Frame 1 (no input): blank canvas, image omitted
Frame 60 (no input): blank canvas, image omitted
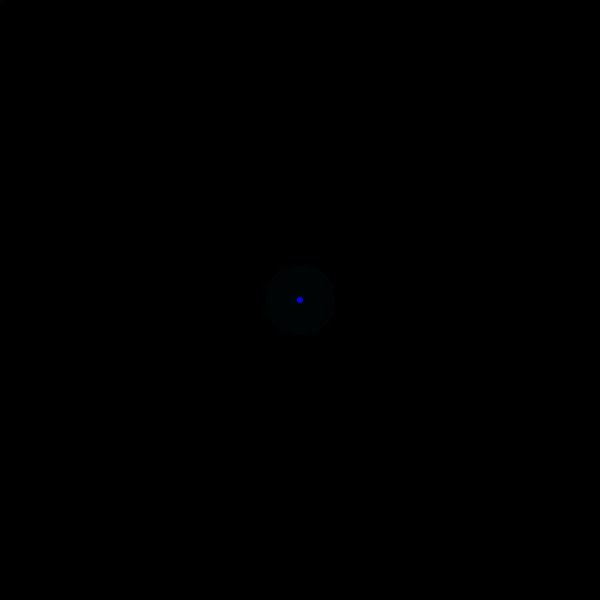
Frame 120 (the mouse pressed at the canvas centre since frame 60)

The p5.js sketch whose frames 1 and 60 were blank and that drew this single picture after the mouse press (run headless with seeded random() and noise() and a simulated clock; from frame 60 on, the mouse is pressed at the canvas centre):

// p5.js sketch
// ── sketch.js
// size for the circle that changes based on speed
let mySize = 10;
// color variable for the rainbow effect
let myHue = 0;
// a list (array) to keep track of the circles for the trail
let trailList = [];

function setup() {
createCanvas(600, 600);
// using HSL because it is easier to cycle through rainbow colors
colorMode(HSL);
background(0);
}

function draw() {

// MAKING THE FADE
// instead of background(), we draw a see-through rectangle 
// this makes the old circles look like they are disappearing
noStroke();
fill(0, 0, 0, 0.1); 
rect(0, 0, width, height);

// FIGURING OUT THE SIZE
// dist() calculates the distance between where the mouse is now 
// and where it was in the last frame (speed)
mySize = dist(mouseX, mouseY, pmouseX, pmouseY) * 2;
mySize = constrain(mySize, 5, 70); // stops it from being too tiny or too huge

// THE RAINBOW EFFECT
// keep adding to the hue to change the color
myHue = myHue + 2;
if (myHue > 360) {
    myHue = 0;
}

// SAVING THE MOUSE POSITION
// we save the current mouse stuff into a little packet (object)
let currentCircle = {
x: mouseX,
y: mouseY,
s: mySize,
h: myHue
};

// put that packet into our big list
trailList.push(currentCircle);

// DRAWING EVERYTHING IN THE LIST
// go through the list and draw all the circles we saved
for (let i = 0; i < trailList.length; i++) {
let circleData = trailList[i];
    
fill(circleData.h, 100, 50);
noStroke();
ellipse(circleData.x, circleData.y, circleData.s);
    
// make the circles in the list get smaller every frame
circleData.s = circleData.s * 0.9;
}

// CLEANING UP
// if we have more than 50 circles, remove the oldest one 
// so the computer doesn't lag
if (trailList.length > 50) {
trailList.shift();
 }
}
